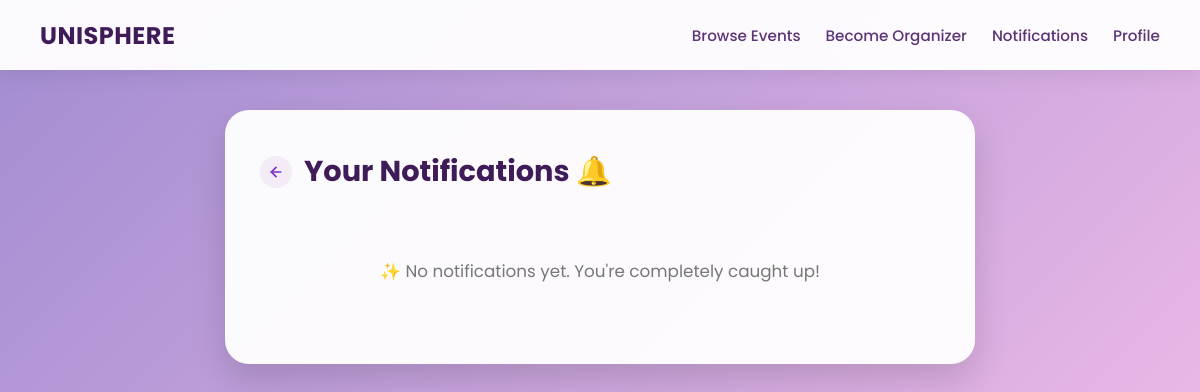
Before: /notifications (signed in) with the older database file.
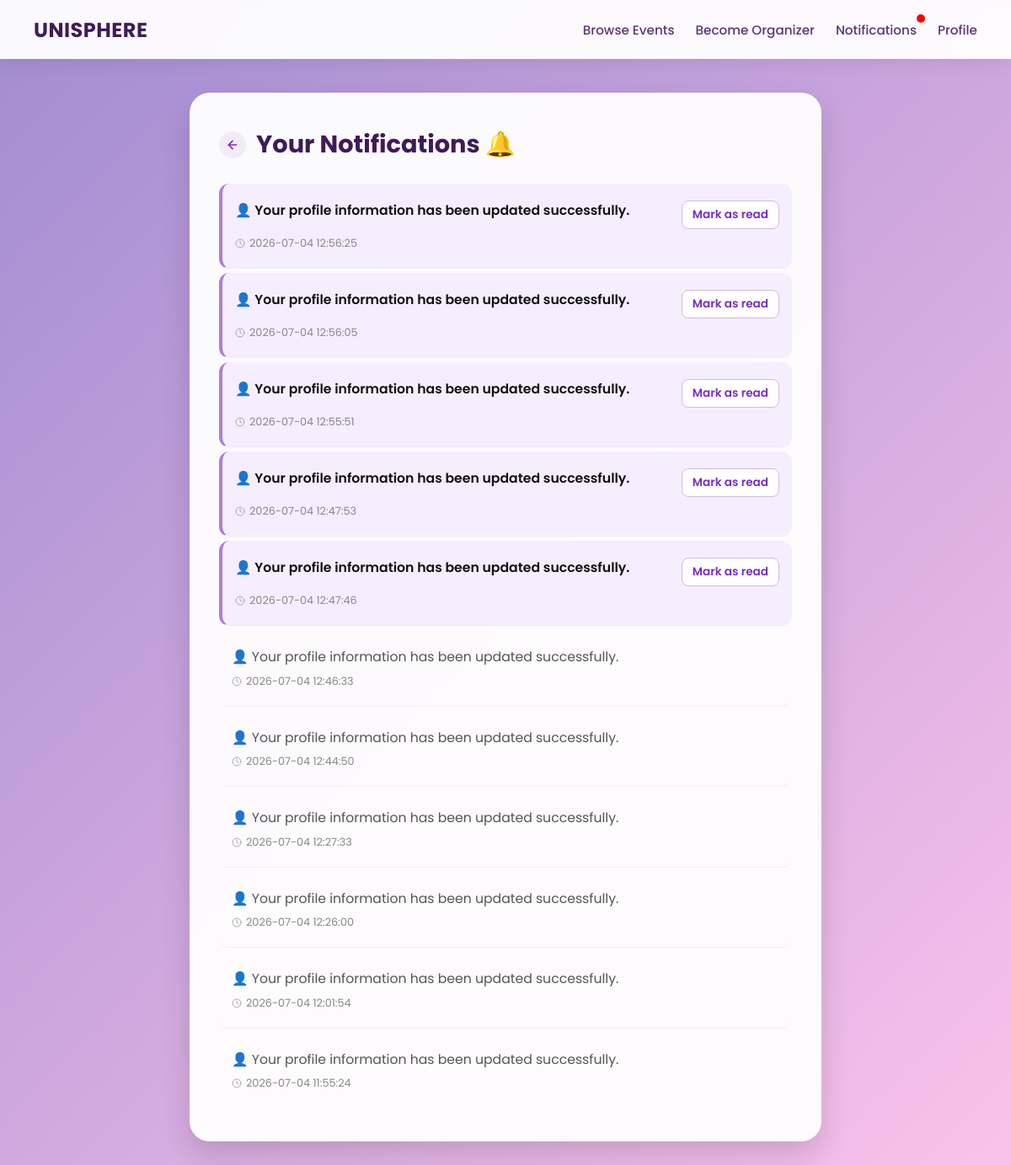
After: the same page with the newer database file.
### tables this page shows
CREATE TABLE notifications (
    id INTEGER PRIMARY KEY AUTOINCREMENT,
    student_id varchar(10) NOT NULL,
    message TEXT NOT NULL,
    type TEXT NOT NULL,
    is_read INTEGER DEFAULT 0,
    created_at TIMESTAMP DEFAULT CURRENT_TIMESTAMP, redirect TEXT,
    FOREIGN KEY (student_id) REFERENCES users_general(student_id)
);

### app.py (the view)
@app.route('/notifications')
def notifications():
    username = session.get('user')
    if not username:
        return redirect(url_for('signin'))
    conn = get_db_connection()
    cursor = conn.cursor()
    cursor.execute("""
        SELECT student_id FROM users_general WHERE username = ?
    """, (username,))
    user = cursor.fetchone()
    if not user:
        conn.close()
        return "User not found"
    create_event_reminders(user["student_id"])
    cursor.execute("""
        SELECT * FROM notifications
        WHERE student_id = ?
        ORDER BY created_at DESC
    """, (user["student_id"],))
    notifications_list = cursor.fetchall()
    cursor.execute("""
        SELECT COUNT(*)
        FROM notifications
        WHERE student_id=? AND is_read=0
    """, (user["student_id"],))
    unread_notifications = cursor.fetchone()[0]
    conn.close()
    return render_template("notifications.html", notifications=notifications_list, unread_notifications=unread_notifications)

### app.py (called while the page is built, shortened)
def get_db_connection():
    conn = sqlite3.connect('database.db')
    conn.row_factory = sqlite3.Row
    conn.execute("PRAGMA foreign_keys = 1")
    return conn

def create_event_reminders(student_id):
    conn = get_db_connection()
    cursor = conn.cursor()
    cursor.execute("""
        SELECT
            e.event_id,
            e.event_name,
            e.start_date AS date,
            e.start_time AS time
        FROM event_registrations r
        JOIN events e
            ON r.event_id = e.event_id
        WHERE r.student_id = ?
    """, (student_id,))
    events = cursor.fetchall()
    today = datetime.today().date()
    tomorrow = today + timedelta(days=1)
    conn.commit()
    conn.close()

@app.context_processor
def inject_notifications():
    if 'student_id' not in session:
        return dict(unread_notifications=0)
    conn = get_db_connection()
    cursor = conn.cursor()
    cursor.execute("SELECT COUNT(*) AS total FROM notifications WHERE student_id = ? AND is_read = 0",
    (session['student_id'],))
    result = cursor.fetchone()
    conn.close()
    return dict(unread_notifications=result['total'])

### templates/notifications.html (shortened to what this page needs)
<!DOCTYPE html>
<html lang="en">
<head>
</head>
<body>
    <nav class="navbar">
        <a class="navbar-brand" href="/user_dashboard">UniSphere</a>
        <div class="navbar-links">
            {% if session.get('role') == 'user' %}
                    <a href="/eventbrowsing">Browse Events</a>
                    <a href="/be_organizer">Become Organizer</a>
                    <a href="/notifications" class="notification-link">
                        Notifications
                        {% if unread_notifications > 0 %}
                            <span class="notification-dot"></span>
                        {% endif %}
                    </a>
                    <a href="/user_dashboard">Profile</a>
                {% endif %}
        </div>
    </nav>
    <div class="container">
        <div class="title-wrapper">
            <a href="/user_dashboard" class="inline-back-arrow" title="Return to user dashboard">
                <svg xmlns="http://www.w3.org/2000/svg" width="16" height="16" viewBox="0 0 24 24" fill="none" stroke="currentColor" stroke-width="2.5" stroke-linecap="round" stroke-linejoin="round">
                    <line x1="19" y1="12" x2="5" y2="12"></line>
                    <polyline points="12 19 5 12 12 5"></polyline>
                </svg>
            </a>
            <h2>Your Notifications 🔔</h2>
        </div>
        {% if notifications %}
            {% for n in notifications %}
                <div class="notification {% if n['is_read'] == 0 %}unread{% else %}read{% endif %}">
                    <div class="notification-content">
                        <span class="msg-text">
                            {% if n['type'] == 'Confirmation' %}
                                ✅
                            {% elif n['type'] == 'Reminder' %}
                                ⏰
                            {% elif n['type'] == 'Cancellation' %}
                                ❌
                            {% elif n['type'] == 'Profile Updated' %}
                                👤
                            {% elif n['type'] == 'Email Changed' %}
                                📧
                            {% elif n['type'] == 'Password Changed' %}
                                🔐
                            {% elif n['type'] == 'Event Pending' %}
                                🎉🟡
                            {% elif n['type'] == 'Event Approved' %}
                                🎉🟢
                            {% elif n['type'] == 'Event Redo' %}
                                🎉🔵
                            {% elif n['type'] == 'Event Cancelled' %}
                                🎉📢❌️
                            {% elif n['type'] == 'Application Pending' %}
                                📋🟡
                            {% elif n['type'] == 'Application Approved' %}
                                📋🟢
                            {% elif n['type'] == 'Application Rejected' %}
                                📋🔴
                            {% endif %}
                            {{ n['message'] }}
                        </span>
                        {% if n['is_read'] == 0 %}
                            <a class="mark-read" href="{{ url_for('mark_notification_read', notification_id=n['id']) }}">
                                Mark as read
                            </a>
                        {% endif %}
                    </div>
                    <div class="notification-meta">
                        <svg xmlns="http://www.w3.org/2000/svg" width="12" height="12" viewBox="0 0 24 24" fill="none" stroke="currentColor" stroke-width="2" stroke-linecap="round" stroke-linejoin="round" style="opacity:0.7;">
                            <circle cx="12" cy="12" r="10"></circle>
                            <polyline points="12 6 12 12 16 14"></polyline>
                        </svg>
                        {{ n['created_at'] }}
                    </div>
                </div>
            {% endfor %}
        {% else %}
            <div class="empty">
                <p>✨ No notifications yet. You're completely caught up!</p>
            </div>
        {% endif %}
    </div>
</body>
</html>

### templates/notifications.html (style rules this page uses)
* { margin: 0; padding: 0; box-sizing: border-box; font-family: 'Poppins', sans-serif; }
body { background: linear-gradient(135deg, #a18cd1 0%, #fbc2eb 100%); min-height: 100vh; padding-top: 110px; padding-bottom: 40px; }
.navbar { position: fixed; top: 0; left: 0; width: 100%; height: 70px; background: rgba(255, 255, 255, 0.95); backdrop-filter: blur(8px); box-shadow: 0 4px 20px rgba(0, 0, 0, 0.08); display: flex; align-items: center; justify-content: space-between; padding: 0 40px; z-index: 1000; }
.notification-link { position:relative; }
.notification-dot { position:absolute; width:10px; height:10px; background:red; border-radius:50%; top:-3px; right:-10px; }
.navbar-brand { font-size: 1.5rem; font-weight: 700; color: #3f1b57; text-decoration: none; text-transform: uppercase; letter-spacing: 0.5px; }
.navbar-links { display: flex; gap: 25px; align-items: center; }
.navbar-links a { color: #5c3576; text-decoration: none; font-size: 0.95rem; font-weight: 500; transition: color 0.2s; position: relative; padding: 4px 0; }
.navbar-links a::after { content: ''; position: absolute; width: 0; height: 2px; bottom: 0; left: 0; background-color: #7b2cbf; transition: width 0.2s ease; }
.container { max-width: 750px; width: 90%; margin: 0 auto; background: rgba(255, 255, 255, 0.95); padding: 40px 35px; border-radius: 24px; box-shadow: 0 15px 35px rgba(0, 0, 0, 0.15); }
.title-wrapper { display: flex; align-items: center; gap: 12px; margin-bottom: 25px; }
h2 { font-size: 1.8rem; font-weight: 700; color: #3f1b57; }
.inline-back-arrow { display: inline-flex; align-items: center; justify-content: center; width: 32px; height: 32px; background-color: #f3ebf7; border-radius: 50%; color: #7b2cbf; text-decoration: none; transition: background-color 0.2s, transform 0.1s; }
.notification { border-bottom: 1px solid #eee; padding: 20px 15px; display: flex; flex-direction: column; gap: 8px; transition: background-color 0.2s; border-radius: 12px; margin-bottom: 5px; }
.notification:last-child { border-bottom: none; margin-bottom: 0; }
.unread { background-color: #f6eeff; border-left: 4px solid #b37cd4; }
.unread .msg-text { font-weight: 600; color: #111; }
.read { background-color: transparent; }
.read .msg-text { font-weight: 400; color: #555; }
.notification-content { display: flex; justify-content: space-between; align-items: flex-start; gap: 15px; }
.msg-text { font-size: 0.98rem; line-height: 1.5; }
.mark-read { font-size: 0.85rem; text-decoration: none; color: #7b2cbf; font-weight: 600; background: #ffffff; padding: 6px 12px; border-radius: 8px; border: 1px solid #d1badf; white-space: nowrap; transition: all 0.2s; }
.notification-meta { font-size: 0.8rem; color: #888; display: flex; align-items: center; gap: 5px; }

Changed rows visible on the page:
added notifications: message "Your profile information has been updated successfully.", created_at "2026-07-04 12:56:25", is_read 0 (drawn)
added notifications: message "Your profile information has been updated successfully.", created_at "2026-07-04 12:56:05", is_read 0 (drawn)
added notifications: message "Your profile information has been updated successfully.", created_at "2026-07-04 12:55:51", is_read 0 (drawn)
added notifications: message "Your profile information has been updated successfully.", created_at "2026-07-04 12:47:53", is_read 0 (drawn)
added notifications: message "Your profile information has been updated successfully.", created_at "2026-07-04 12:47:46", is_read 0 (drawn)
added notifications: message "Your profile information has been updated successfully.", created_at "2026-07-04 12:46:33"
added notifications: message "Your profile information has been updated successfully.", created_at "2026-07-04 12:44:50"
added notifications: message "Your profile information has been updated successfully.", created_at "2026-07-04 12:27:33"
added notifications: message "Your profile information has been updated successfully.", created_at "2026-07-04 12:26:00"
now on this page (row edited): notifications: message "Your profile information has been updated successfully.", created_at "2026-07-04 12:01:54"
now on this page (row edited): notifications: message "Your profile information has been updated successfully.", created_at "2026-07-04 11:55:24"
Other visible differences:
text no longer shown: "✨ No notifications yet. You're completely caught up!"
